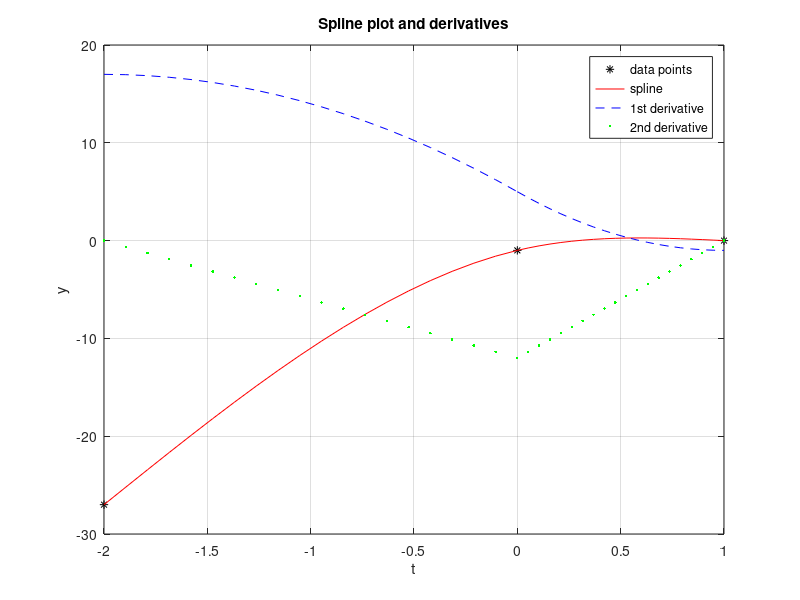

Reproduce this figure in MATLAB.
%% Solves qs 7.3 for project

% this function uses equations from example 7.6 and data set of example 7.1
% to solve the system of equations and plot the resulting cubic spline with
% data points
function SystemOfEquations()

% part a
t = [-2; 0; 1];
y = [-27; -1; 0];

% system of equations written in matrix form
A = [1 t(1) t(1)^2 t(1)^3 0 0 0 0; 1 t(2) t(2)^2 t(2)^3 0 0 0 0;
0 0 0 0 1 t(2) t(2)^2 t(2)^3; 0 0 0 0 1 t(3) t(3)^2 t(3)^3;
0 1 2*t(2) 3*t(2)^2 0 -1 -2*t(2) -3*t(2)^2; 0 0 2 6*t(2) 0 0 -2 -6*t(2);
0 0 2 6*t(1) 0 0 0 0; 0 0 0 0 0 0 2 6*t(3)];

% Solve for x and display the data points for part b
x = A\[y(1); y(2); y(2); y(3); zeros(4,1)]; 
a = x(1:4);
b = x(5:8);

ts = linspace(t(1),t(2),20)';
d2 = 2*a(3)+ts.*(6*a(4));
ds = a(2)+ts.*(2*a(3)+ts.*(3*a(4)));
ys = a(1)+ts.*(a(2)+ts.*(a(3)+ts.*a(4)));

% plot the cubic spline with data points 
% plot a points
plot(t, y, 'k*', ts, ys, 'r-', ts, ds, 'b--', ts, d2, 'g.'); 
hold on;
ts = linspace(t(2),t(3),20)';
d2 = 2*b(3)+ts.*(6*b(4));
ds = b(2)+ts.*(2*b(3)+ts.*(3*b(4)));
ys = b(1)+ts.*(b(2)+ts.*(b(3)+ts.*b(4)));
% plot b points
plot(ts, ys, 'r-', ts, ds, 'b--', ts, d2, 'g.');
xlabel('t'); 
ylabel('y');
grid on;
legend('data points', 'spline', '1st derivative', '2nd derivative');
title('Spline plot and derivatives');

end
